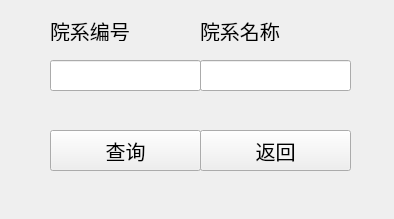
<?xml version="1.0" encoding="UTF-8"?>
<ui version="4.0">
 <class>Form</class>
 <widget class="QWidget" name="Form">
  <property name="geometry">
   <rect>
    <x>0</x>
    <y>0</y>
    <width>394</width>
    <height>219</height>
   </rect>
  </property>
  <property name="minimumSize">
   <size>
    <width>394</width>
    <height>219</height>
   </size>
  </property>
  <property name="maximumSize">
   <size>
    <width>394</width>
    <height>219</height>
   </size>
  </property>
  <property name="windowTitle">
   <string>Form</string>
  </property>
  <widget class="QLineEdit" name="lineEdit_1">
   <property name="geometry">
    <rect>
     <x>50</x>
     <y>60</y>
     <width>151</width>
     <height>31</height>
    </rect>
   </property>
  </widget>
  <widget class="QLineEdit" name="lineEdit_2">
   <property name="geometry">
    <rect>
     <x>200</x>
     <y>60</y>
     <width>151</width>
     <height>31</height>
    </rect>
   </property>
  </widget>
  <widget class="QPushButton" name="check_Button">
   <property name="geometry">
    <rect>
     <x>50</x>
     <y>130</y>
     <width>151</width>
     <height>41</height>
    </rect>
   </property>
   <property name="font">
    <font>
     <family>楷体</family>
     <pointsize>15</pointsize>
    </font>
   </property>
   <property name="text">
    <string>查询</string>
   </property>
  </widget>
  <widget class="QPushButton" name="back_Button">
   <property name="geometry">
    <rect>
     <x>200</x>
     <y>130</y>
     <width>151</width>
     <height>41</height>
    </rect>
   </property>
   <property name="font">
    <font>
     <family>楷体</family>
     <pointsize>15</pointsize>
    </font>
   </property>
   <property name="text">
    <string>返回</string>
   </property>
  </widget>
  <widget class="QLabel" name="label">
   <property name="geometry">
    <rect>
     <x>50</x>
     <y>20</y>
     <width>81</width>
     <height>21</height>
    </rect>
   </property>
   <property name="font">
    <font>
     <family>楷体</family>
     <pointsize>15</pointsize>
    </font>
   </property>
   <property name="text">
    <string>院系编号</string>
   </property>
  </widget>
  <widget class="QLabel" name="label_2">
   <property name="geometry">
    <rect>
     <x>200</x>
     <y>20</y>
     <width>81</width>
     <height>21</height>
    </rect>
   </property>
   <property name="font">
    <font>
     <family>楷体</family>
     <pointsize>15</pointsize>
    </font>
   </property>
   <property name="text">
    <string>院系名称</string>
   </property>
  </widget>
 </widget>
 <resources/>
 <connections/>
</ui>
